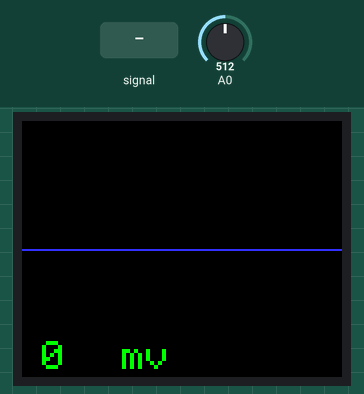
Recording of a sketch running on a simulated Arduino Uno, built with avr-gcc and run on an emulated ATmega328P. Parts: 160×128 colour display. Inputs (shaded band) come from the test bench; at power-on: A0 = 512.

Above: at 1.2 s.
1.3 s: A0 fed a 1000 Hz sine of ±255 counts around its level
At 1.59 s:
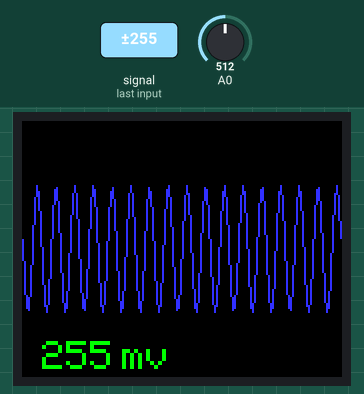
4.3 s: A0 set to 716
At 5.4 s:
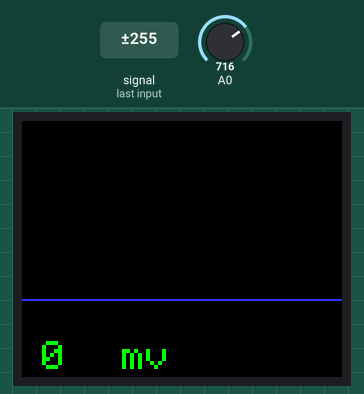
7.3 s: A0 set to 900
At 8.7 s:
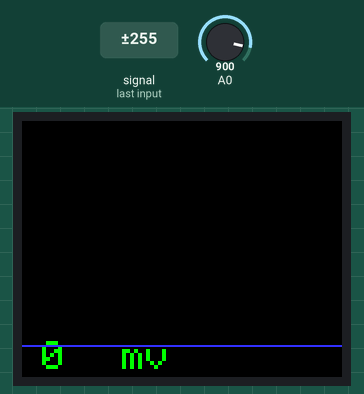
10.3 s: A0 fed a 200 Hz sine of ±81 counts around its level
At 10.52 s:
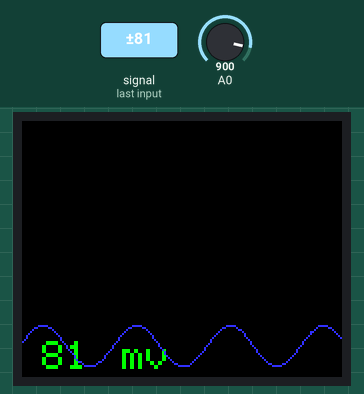
11.8 s: A0 set to 1023
At 13.1 s:
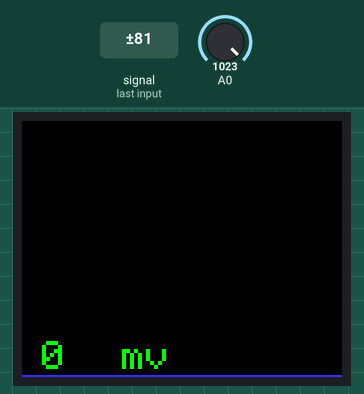
Timing chart, 0 to 14.8 s (numbered marks = the images above; inputs shaded):
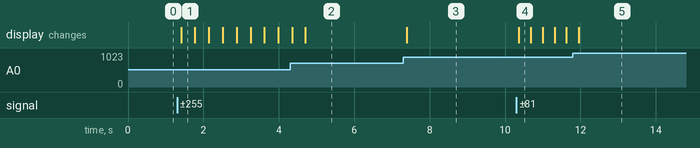

Measured:
- after the input at 1.3 s, the display: changes after 0.11 s (image 1)
- after the input at 7.3 s, the display: changes after 0.09 s (image 3)
- after the input at 10.3 s, the display: changes after 0.07 s (image 4)

The sketch:

_1_8_tft_scope.ino
```cpp
/************************************
 1.8 TFT Oscope
 Reads the value of analog input on A0,
 and shows the value on the screen.
 Created 15 January 2014 by Bob Davis
**************************************/

#include <TFT.h>  // Arduino LCD library
#include <SPI.h>

 // pin definition for the Uno
#define rst  8
#define dc   9
#define cs   10

TFT TFTscreen = TFT(cs, dc, rst);

// set up variables
int xPos = 0;
int value = 0;
int maxvalue=100;
int minvalue=100;
int sensor[160];
char buf[12];

void setup(){
  // initialize the display
  TFTscreen.begin();
  // clear the screen
  TFTscreen.background(0, 0, 0);
  // Set the font size
  TFTscreen.setTextSize(2);
}

void loop(){
  // quickly collect the data
  for (int xpos = 0; xpos <160; xpos++){
  sensor[xpos] = analogRead(A0);
  }
  // determine the peak to peak voltage
  maxvalue=sensor[1];
  minvalue=sensor[1];
  for (int xpos = 0; xpos <160; xpos++){
  if (sensor[xpos] > maxvalue) maxvalue=sensor[xpos];
  if (sensor[xpos] < minvalue) minvalue=sensor[xpos];
  }
  value=maxvalue-minvalue;
  // erase the screen to start again
  TFTscreen.background(0, 0, 0);
  // display the collected data
  for (int xpos = 0; xpos <159; xpos++){
  // select the color = B,G,R
  TFTscreen.stroke(50, 50, 255);
  // draw the line (xPos1, yPos1, xPos2, yPos2);
  TFTscreen.line(xpos, sensor[xpos]/8, xpos+1, sensor[xpos+1]/8);
  // Set font color to green
  TFTscreen.stroke(0, 255, 0);
  // Write the text value of the sensor
  if (xpos==0) TFTscreen.text( itoa(value/2, buf, 10), 10, 110);
  if (xpos==0) TFTscreen.text( "mv", 50, 110);
  }
}
```
